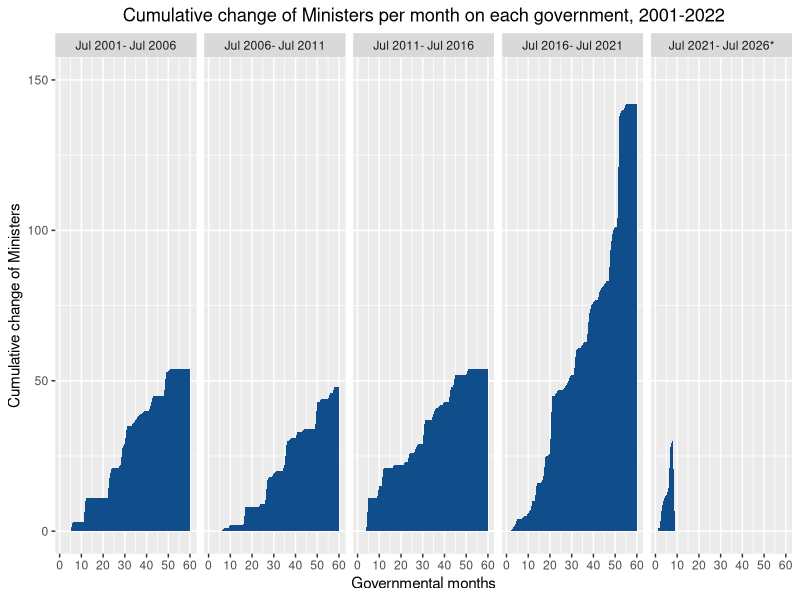
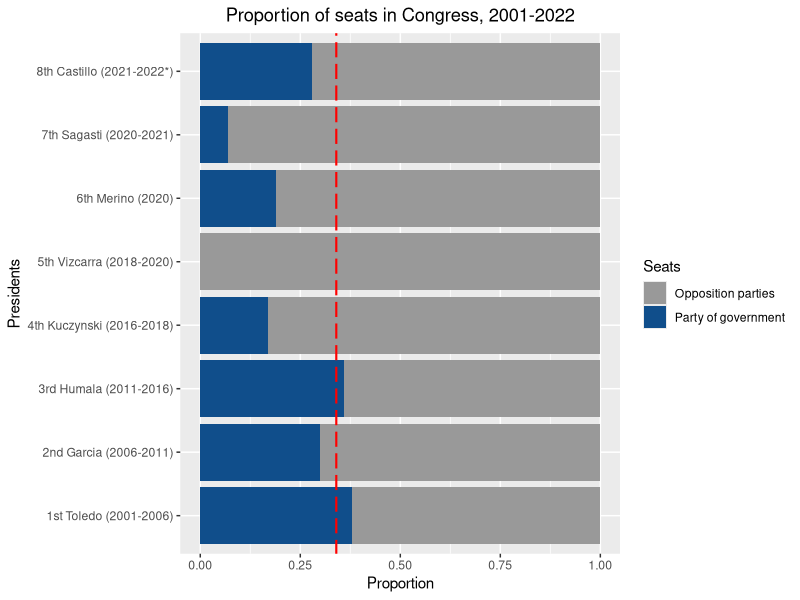

The R script that drew these images, in order:
## ---- chunk 1
knitr::opts_chunk$set(echo = TRUE)
## ---- chunk 2
library(tidyverse)
library(readxl)
## ---- chunk 3
setwd("C:/Users/cuadr/OneDrive/Escritorio/UCHICAGO/16. AFTER HARRIS/World Bank RA/Writting sample/Writting-sample")
data_peru1 <- read_excel("Count authorities.xlsx", sheet = "R count")
data_peru_cong <- read_excel("Count authorities.xlsx", sheet = "R general")
## ---- chunk 4
data_peru1 %>% 
  ggplot(aes(N_month, Cumulative)) + 
  geom_area(fill = "dodgerblue4") + 
  xlab("Governmental months") +
  ylab("Cumulative change of Ministers") +
  ggtitle("Cumulative change of Ministers per month on each government, 2001-2022") + 
  facet_wrap(vars(`Government_period`), strip.position = "top", nrow = 1) + 
  theme(plot.title = element_text(hjust = 0.5)) +
  scale_x_continuous(breaks = seq(from = 0, to = 60, by = 10)) +
  ylim(0, 150)
## ---- chunk 5
data_peru_cong %>% 
  ggplot(aes(x = President, y = Proportion)) + 
  geom_col(aes(fill = Seats)) +
  ggtitle("Proportion of seats in Congress, 2001-2022") + 
  theme(plot.title = element_text(hjust = 0.5)) +
  geom_abline(slope=0, intercept=0.34,  col = "red", lty=5, size=0.73) +
  scale_fill_manual(values = c("grey60", "dodgerblue4") ) +
  labs(x = "Presidents", y = "Proportion")+
  coord_flip()
